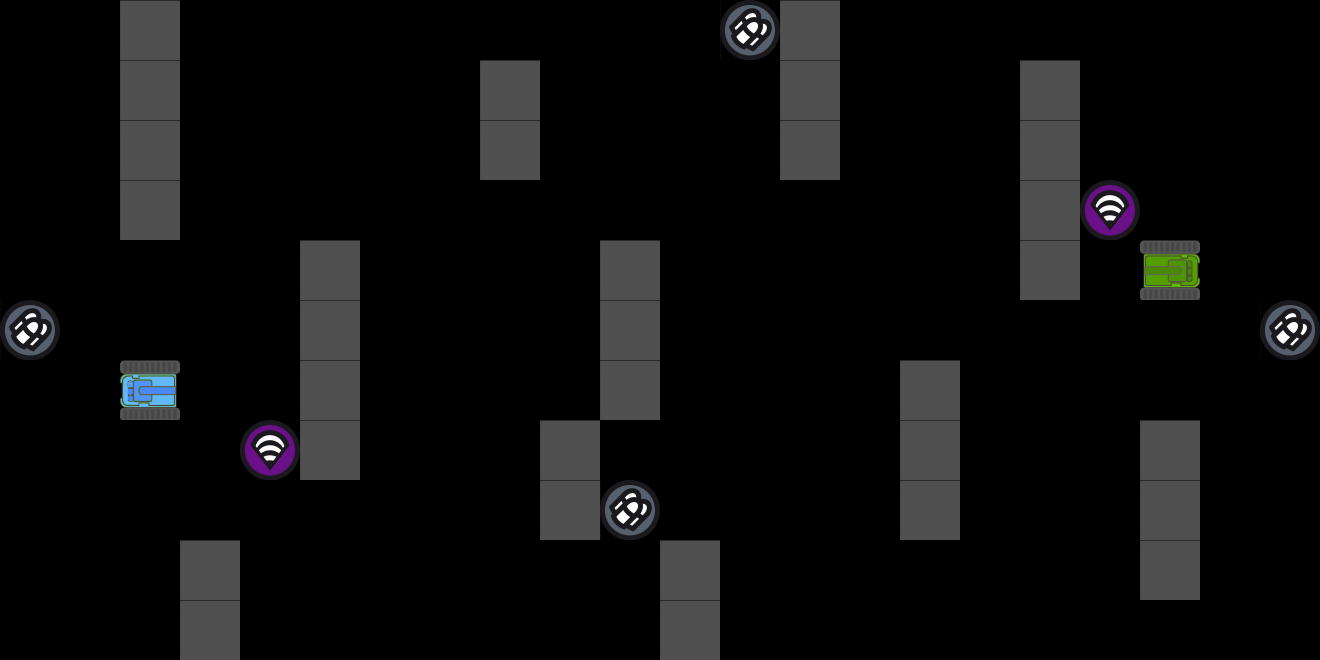

The image is a tile-based game level rendered from a .tmx file. Its description and complete source (layers, tilesets, objects, tile grids) follow:
An orthogonal 22x11 tile map with 60x60 px tiles, 1 tile layer (Tile Layer 1).

<map version="1.5" tiledversion="1.7.2" orientation="orthogonal" renderorder="right-down" width="22" height="11" tilewidth="60" tileheight="60" infinite="0" nextlayerid="2" nextobjectid="1">
 <tileset firstgid="1" name="TankManObj" tilewidth="60" tileheight="60" tilecount="5" columns="5">
  <image source="../image/TankManObj.png" width="300" height="61" />
 </tileset>
 <layer id="1" name="Tile Layer 1" width="22" height="11">
  <data encoding="csv">
0,0,3,0,0,0,0,0,0,0,0,0,4,3,0,0,0,0,0,0,0,0,
0,0,3,0,0,0,0,0,3,0,0,0,0,3,0,0,0,3,0,0,0,0,
0,0,3,0,0,0,0,0,3,0,0,0,0,3,0,0,0,3,0,0,0,0,
0,0,3,0,0,0,0,0,0,0,0,0,0,0,0,0,0,3,5,0,0,0,
0,0,0,0,0,3,0,0,0,0,3,0,0,0,0,0,0,3,0,1,0,0,
4,0,0,0,0,3,0,0,0,0,3,0,0,0,0,0,0,0,0,0,0,4,
0,0,2,0,0,3,0,0,0,0,3,0,0,0,0,3,0,0,0,0,0,0,
0,0,0,0,5,3,0,0,0,3,0,0,0,0,0,3,0,0,0,3,0,0,
0,0,0,0,0,0,0,0,0,3,4,0,0,0,0,3,0,0,0,3,0,0,
0,0,0,3,0,0,0,0,0,0,0,3,0,0,0,0,0,0,0,3,0,0,
0,0,0,3,0,0,0,0,0,0,0,3,0,0,0,0,0,0,0,0,0,0
</data>
 </layer>
</map>
